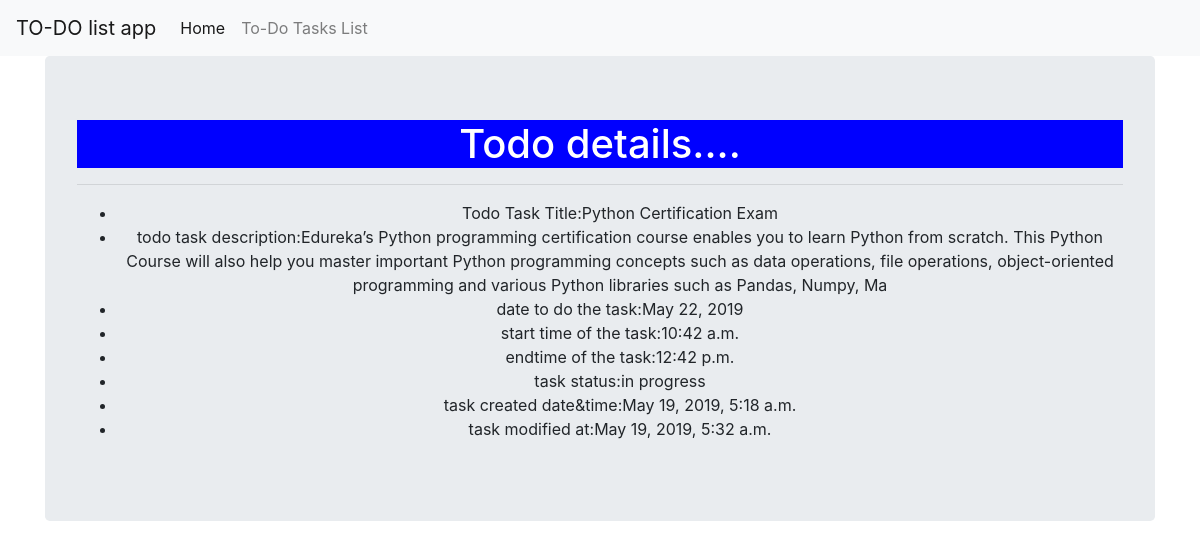
/1/, run on the app's committed database.
### todo/models.py (models this page shows, shortened)
class Todo(models.Model):
    STATUS_CHOICES=(('in progress','In progress'),('completed','completed'),('pending','pending'))
    title=models.CharField(max_length=200)
    description=models.CharField(max_length=300)
    date_of_the_task=models.DateField(u'Day of the task', help_text=u'Day of the task',default=timezone.now)
    start_time_of_task=models.TimeField(u'Time to start the Task', help_text=u'Starting time',default=datetime.now().time())
    end_time_of_task=models.TimeField(u'Time to finish the Task', help_text=u'Final time',default=datetime.now().time())
    status=models.CharField(max_length=20,choices=STATUS_CHOICES,default='In progress')
    created=models.DateTimeField(auto_now_add=True)
    modified=models.DateTimeField(auto_now=True)

### todo/views.py (the view)
# urls.py: url(r'^(?P<pk>\d+)/$',views.TodoDetailView.as_view(),name='detail'),
class TodoDetailView(DetailView):
    model=Todo

### templates/todo/todo_detail.html
<!DOCTYPE html>
{% extends 'todo/base.html' %}
{% block body_block %}
<h1>Todo details....</h1><hr>
<ul>
  <li>Todo Task Title:{{todo.title}}</li>
  <li>todo task description:{{todo.description}}</li>
  <li>date to do the task:{{todo.date_of_the_task}}</li>
  <li>start time of the task:{{todo.start_time_of_task}}</li>
  <li>endtime of the task:{{todo.end_time_of_task}}</li>
  <li>task status:{{todo.status}}</li>
  <li>task created date&time:{{todo.created}}</li>
  <li>task modified at:{{todo.modified}}</li>
</ul>
{% endblock %}

### templates/todo/base.html (shortened to what this page needs)
<!DOCTYPE html>
{% load staticfiles %}
<html lang="en" dir="ltr">
  <head>
    <link rel="stylesheet" href="{% static 'css/demo.css' %}">
    <link rel="stylesheet" href="https://stackpath.bootstrapcdn.com/bootstrap/4.3.1/css/bootstrap.min.css">
  </head>
  <body>
    <nav class="navbar navbar-expand-lg navbar-light bg-light">
      <a class="navbar-brand" href="#">TO-DO list app</a>
      <div class="collapse navbar-collapse" id="navbarNav">
        <ul class="navbar-nav">
          <li class="nav-item active">
            <a class="nav-link" href="/">Home <span class="sr-only">(current)</span></a>
          </li>
          <li class="nav-item">
            <a class="nav-link" href="/">To-Do Tasks List</a>
          </li>
        </ul>
      </div>
    </nav>
    <div class="container" align='center'>
    <div class="jumbotron">
    {% block body_block %}
    {% endblock %}
  </div>
  </div>
  </body>
</html>

### static/css/demo.css (style rules this page uses)
h1 { background: blue; color: white; }

### data on the page
Todo: title "Python Certification Exam", description "Edureka’s Python programming certification course enables you to learn Python from scratch. This Python Course will also help you master important Python programming concepts such as data operations, file operations, object-oriented programming and various Python libraries such as Pandas, Numpy, Ma", date_of_the_task "May 22, 2019", start_time_of_task "10:42 a.m.", end_time_of_task "12:42 p.m.", status "in progress", created "May 19, 2019, 5:18 a.m.", modified "May 19, 2019, 5:32 a.m."
